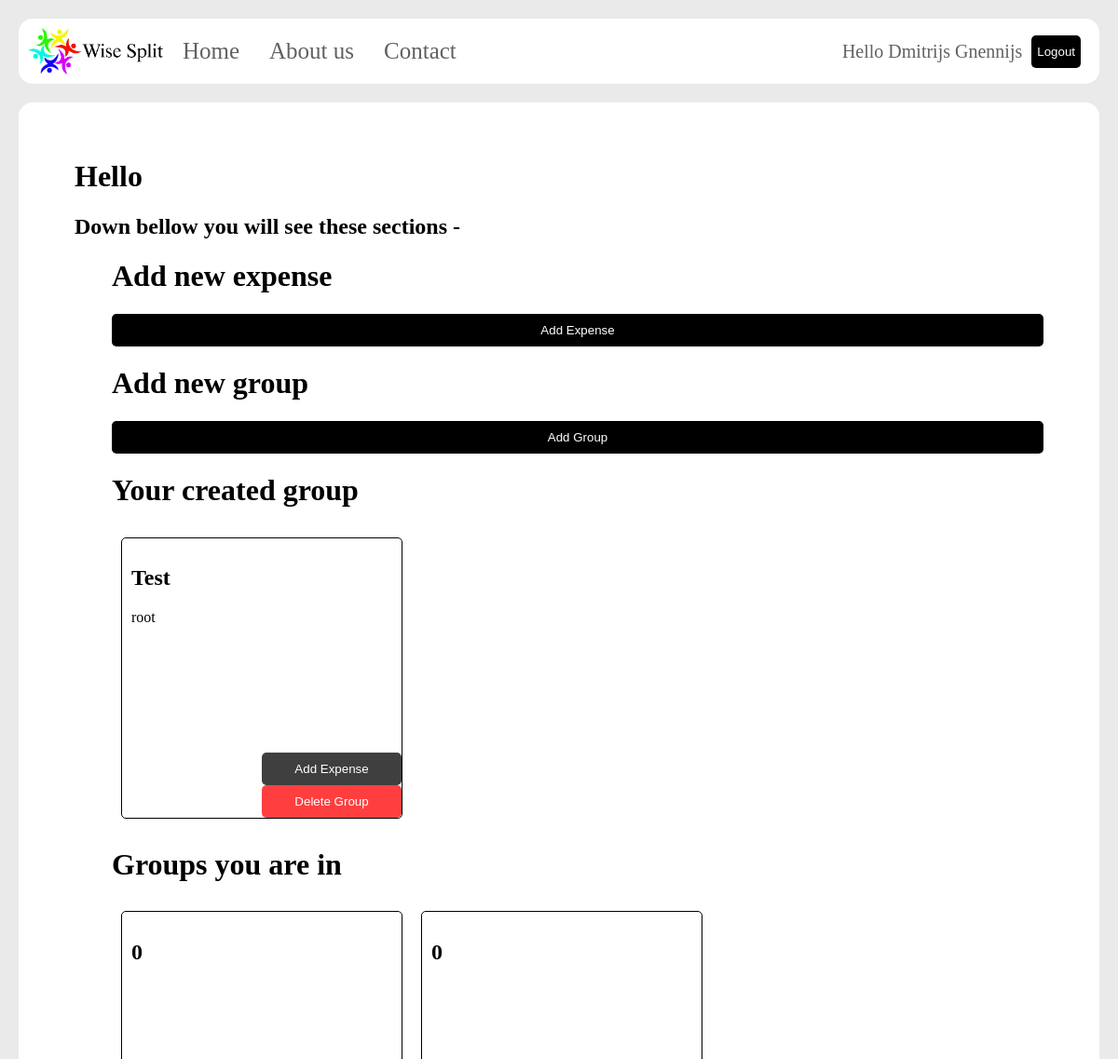
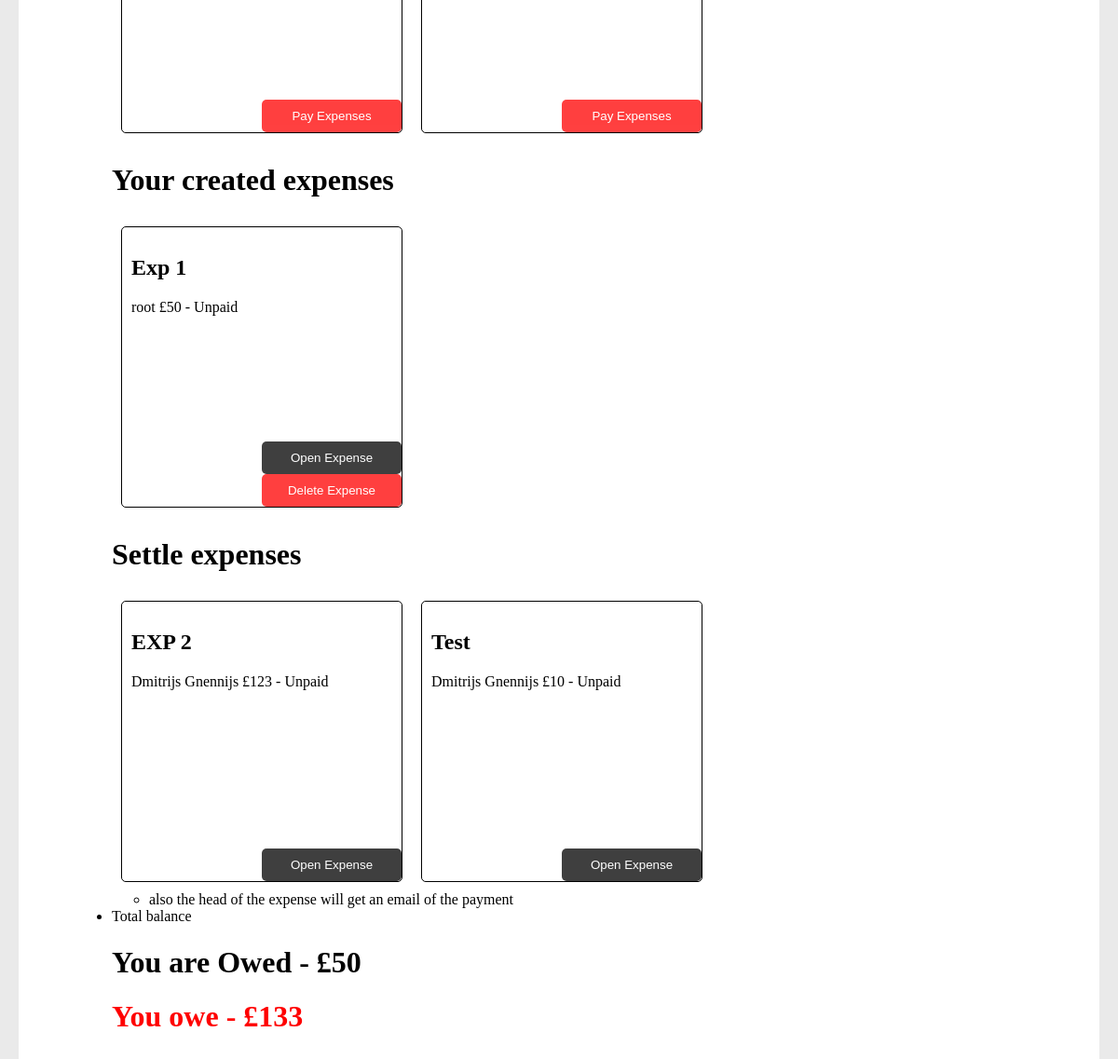
Page /index.php?done=success (signed in) on the earlier database version (2 pictures, top to bottom).
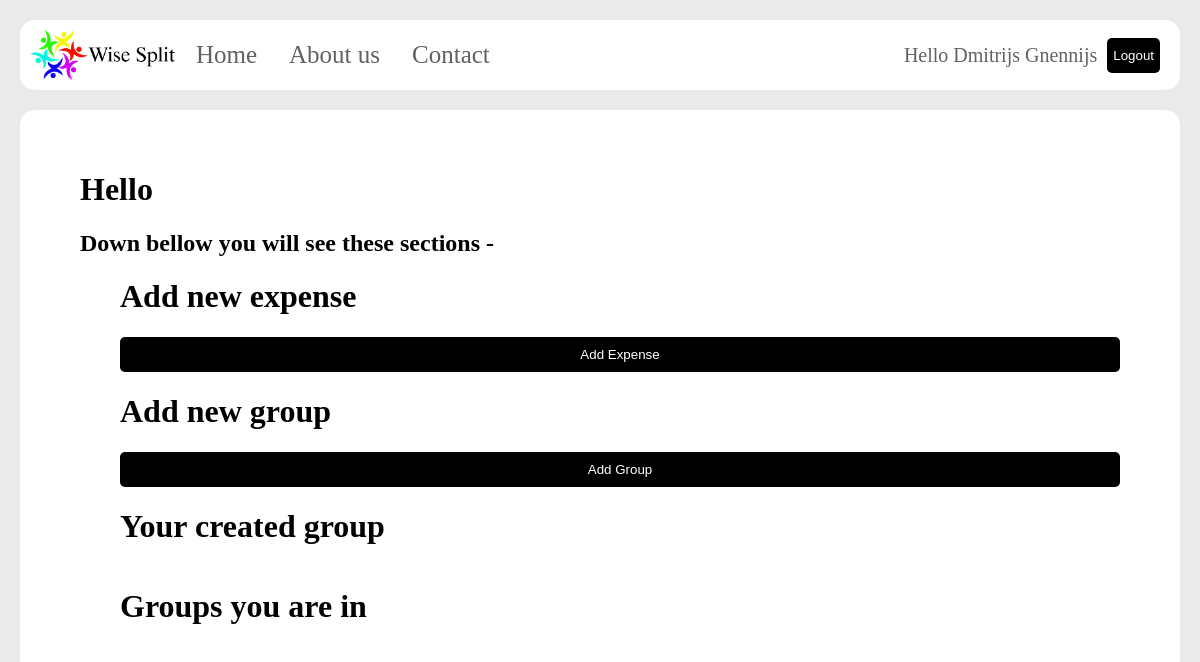
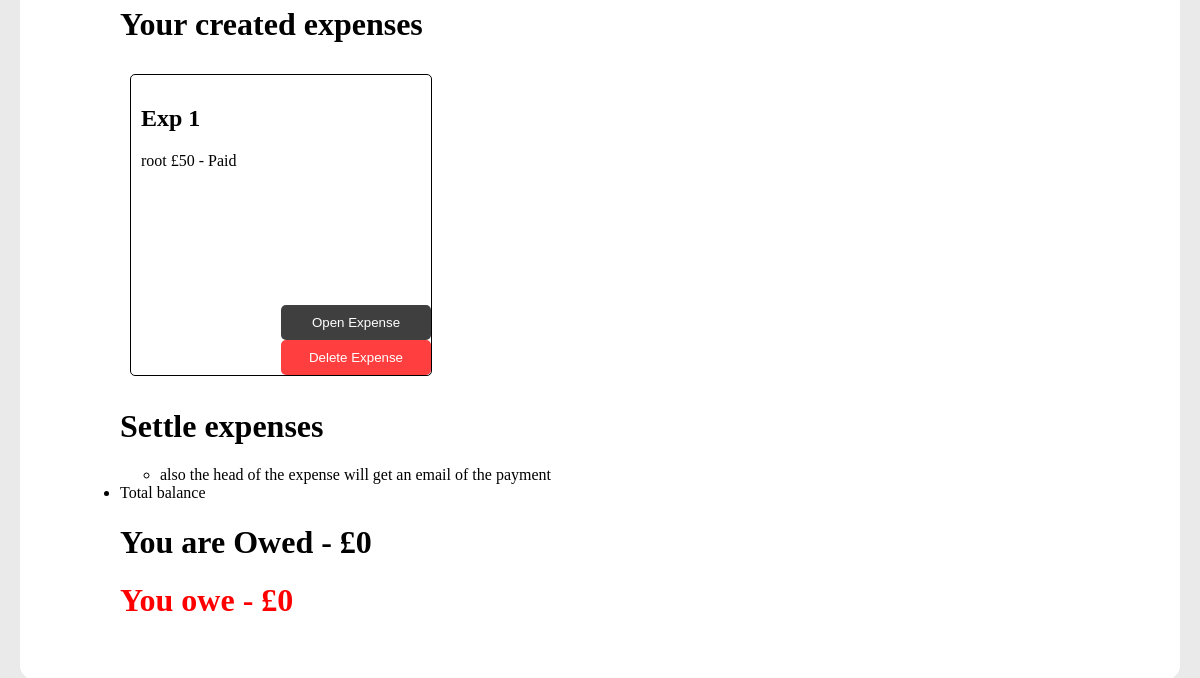
Same page on the later database version (2 pictures, top to bottom).
### tables this page shows
CREATE TABLE Groups (
  GroupID INTEGER PRIMARY KEY,
  UserID INTEGER,
  Reference TEXT
);

CREATE TABLE GroupPeople (
  PersonGroupID INTEGER PRIMARY KEY,
  GroupID INTEGER,
  Name TEXT,
  Email TEXT,
  Reference TEXT
);

CREATE TABLE Expenses (
  ExpenseID INTEGER PRIMARY KEY,
  UserID INTEGER,
  Name TEXT,
  DateCreated DATE
);

CREATE TABLE ExpenseOwe(
  PersonID INTEGER PRIMARY KEY,
  ExpenseID INTEGER,
  UserID INTEGER,
  Name TEXT,
  Amount INTEGER,
  Reference TEXT,
  Email TEXT,
  Paid BOOLEAN
);

### my_expense.php (the view, shortened to what this page needs)
<?php
$userID = $_SESSION['userID'];
$db = new SQLite3('todo.db');
$stmt = $db->prepare("SELECT * FROM Expenses Where UserID = :userID;");
$stmt->bindValue(':userID', $userID, SQLITE3_INTEGER);
$result = $stmt->execute();
echo "<div class='my_made_exp'>";
while ($row = $result->fetchArray()) {
  $name = "{$row['Name']}";
  $expenseID = "{$row['ExpenseID']}";
  ?><div class='my_expense'><?php
    echo "<h2>$name</h2>";
    $stmt = $db->prepare("SELECT * FROM ExpenseOwe Where ExpenseID = :userID;");
    $stmt->bindValue(':userID', $expenseID, SQLITE3_INTEGER);
    $result_exp = $stmt->execute();
    while ($row = $result_exp->fetchArray()) {
      $people = "{$row['Name']}";
      $amount = "{$row['Amount']}";
      $paid = "{$row['Paid']}";
      if ($paid == 0){
        $paid = "Unpaid";
      }
      else {
        $paid = "Paid";
      }
      echo "<p>$people &pound$amount - $paid</p>";
    }
    ?>
    <div class='buttons'>
      <form name="open_expense" action="open_my_expense.php" method="post">
        <button type='submit' name='expenseButton'>Open Expense</button>
      </form>
      <form name="delete_expense" action="delete_my_expense.php" method="post">
        <button type='submit' name='expenseButton' style="background-color:red;">Delete Expense</button>
      </form>
</div>
</div>
    <?php
}
echo "</div>";
 ?>

### my_group.php (shortened to what this page needs)
<?php
$userID = $_SESSION['userID'];
$db = new SQLite3('todo.db');
$stmt = $db->prepare("SELECT * FROM Groups Where UserID = :userID;");
$stmt->bindValue(':userID', $userID, SQLITE3_INTEGER);
$result = $stmt->execute();
echo "<div class='my_made_exp'>";
while ($row = $result->fetchArray()) {
  $reference = "{$row['Reference']}";
  $groupID = "{$row['GroupID']}";
  ?><div class='my_expense'><?php
    echo "<h2>$reference</h2>";
    $stmt = $db->prepare("SELECT * FROM GroupPeople Where GroupID = :groupID;");
    $stmt->bindValue(':groupID', $groupID, SQLITE3_INTEGER);
    $result_exp = $stmt->execute();
    while ($row = $result_exp->fetchArray()) {
      $people = "{$row['Name']}";
      echo "<p>$people </p>";
    }
    ?>
    <div class='buttons'>
      <form name="open_group" action="add_expense_group.php" method="post">
        <button type='submit' name='expenseButton'>Add Expense</button>
      </form>
      <form name="delete_group" action="delete_group.php" method="post">
        <button type='submit' name='delButton' style="background-color:red;">Delete Group</button>
      </form>
    </div>
    </div>
    <?php
}
echo "</div>";
 ?>

### groups_in.php (shortened to what this page needs)
<?php
$db = new SQLite3('todo.db');
$stmt = $db->prepare("SELECT * FROM GroupPeople Where Email = :email;");
$stmt->bindValue(':email', $_SESSION['email']);
$result = $stmt->execute();
echo "<div class='my_made_exp'>";
while ($row = $result->fetchArray()) {
  $reference = "{$row['Reference']}";
  $groupID
  ?><div class='my_expense'><?php
    echo "<h2>$reference</h2>";
    ?>
    <div class='buttons'>
      <form name="pay_expense" action="delete_my_group.php" method="post">
        <button type='submit' name='expenseButton' style="background-color:red;">Pay Expenses</button>
      </form>
    </div>
</div>
    <?php
  }
echo "</div>";
 ?>

### need_to_pay_expense.php (shortened to what this page needs)
<?php
$db = new SQLite3('todo.db');
$stmt = $db->prepare("SELECT * FROM ExpenseOwe Where Email = :email;");
$stmt->bindValue(':email', $_SESSION['email']);
$result = $stmt->execute();
echo "<div class='my_made_exp'>";
while ($row = $result->fetchArray()) {
  $reference = "{$row['Reference']}";
  $name = "{$row['Name']}";
  $paid = "{$row['Paid']}";
  $amount = "{$row['Amount']}";
  if ($paid == 0){
  ?><div class='my_expense'><?php
    echo "<h2>$reference</h2>";
      if ($paid == 0){
        $paid = "Unpaid";
      }
      else {
        $paid = "Paid";
      }
      echo "<p>$name &pound$amount - $paid</p>";
    ?>
    <div class='buttons'>
      <form name="open_expense" action="open_my_expense.php" method="post">
        <button type='submit' name='expenseButton'>Open Expense</button>
      </form>
</div>
</div>
    <?php
  }}
echo "</div>";
 ?>

### total_balance.php
<?php
$userID = $_SESSION['userID'];
$db = new SQLite3('todo.db');
$stmt = $db->prepare("SELECT * FROM ExpenseOwe Where UserID = :userID;");
$stmt->bindValue(':userID', $userID);
$result = $stmt->execute();
$owed = 0;
while ($row = $result->fetchArray()) {
  $paid = "{$row['Paid']}";
  $amount = "{$row['Amount']}";
  if ($paid == 0){
    $owed = $owed + $amount;
  }
}
echo "<h1> You are Owed - &pound$owed</h1>";
$stmt = $db->prepare("SELECT * FROM ExpenseOwe Where Email = :email;");
$stmt->bindValue(':email', $_SESSION['email']);
$result = $stmt->execute();
$owe = 0;
while ($row = $result->fetchArray()) {
  $paid = "{$row['Paid']}";
  $amount = "{$row['Amount']}";
  if ($paid == 0){
    $owe = $owe + $amount;
  }
}
echo "<h1 style='color:red;'>You owe - &pound$owe</h1>";

Differences in the rows shown:
removed groups: Reference "Test"
removed grouppeople: Name "root", shown under "Test"
removed grouppeople: Reference "0", shown under "Groups you are in"
removed grouppeople: Reference "0", shown under "Groups you are in"
removed expenseowe: Reference "EXP 2", Name "Dmitrijs Gnennijs", Amount "123", Paid "Unpaid", shown under "Settle expenses"
removed expenseowe: Reference "Test", Name "Dmitrijs Gnennijs", Amount "10", Paid "Unpaid", shown under "Settle expenses"
changed expenseowe "root": Paid "Unpaid" → "Paid"
Other differences:
$owed: "50" → "0"
$owe: "133" → "0"
